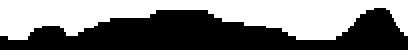
%> input picture FDTD/tube.bmp, 204 x 25 px (shown 2 times larger)
$ octave plot4d.m   (GNU Octave 9; MATLAB toolbox functions it lacks are replaced by stand-ins)
%> lines starting %> are read from the running program, lines starting %| are printed output that depends on the picture; in (x1, y1, x2, y2) boxes, pixels count from 0 and x2, y2 are one past the last pixel; in counts of white or black regions, pixels touching at a corner belong together; the program's own positions count from 1
### FDTD/getK.m
function K = getK()
    img = imread('tube.bmp');
%> img is the input picture: size 25x204 uint8; 49.2% white; 1 white region, box (x1, y1, x2, y2) and area: (0, 0, 204, 20) 2509
    rs = zeros([size(img,2),1]);
    for i = 1:size(img,2)
        rs(i) = sum(0==img(:,i));
    end
%> after the loop, rs = 204 values, max 21 at index 188, min 5 at index 5, mean 12.7
    Courant=sqrt(1/3);             % Courant number
    c=343.5;                   % Speed of sound in air
    roomDims = [3,3,12];        % Room dimensions [Lx, Ly, Lz] in meters
    fs=10000;                  % Sample rate (Hz)
    dt=1/fs;                    % (temporal) sample period
    dx=c*dt/Courant;
    roomDimsD = round(roomDims/dx)+2;    % Room dimensions [Nx,Ny,Nz] in nodes
    K = zeros(roomDimsD);
    mid = 25;
    for i = 1:size(K,3)
        [x y] = getmidpointcircle(mid,mid,rs(i));

        for j = 1:size(x,1)
           if y(j) > mid
               K(x(j),mid:(y(j)-1),i) = 6;
           else
               K(x(j),(y(j)+1):mid,i) = 6;
           end
        end
        for j = 1:size(x,1)
            K(x(j),y(j),i) = 5;
        end
    end
%> this loop made 204 passes
%> (octant_size in getmidpointcircle, n_points in getmidpointcircle, y) on passes 1 to 3: (6, 48, 7), (6, 48, 7), (6, 48, 7)
end

### FDTD/getmidpointcircle.m
function [xc, yc] = getmidpointcircle(x0, y0, radius)
%% GETMIDPOINTCIRCLE return the x,y pixel coordinates of a circle
%
% [x y] = GETMIDPOINTCIRCLE(x0, y0, radius) returns the pixel coordinates
% of the circle centered at pixel position [x0 y0] and of the given integer
% radius. The mid-point circle algorithm is used for computation
% (http://en.wikipedia.org/wiki/Midpoint_circle_algorithm).
%
% This function is aimed at image processing applications, where the
% integer pixel coordinates matter, and for which one pixel cannot be
% missed or duplicated. In that view, using rounded trigonometric
% coordinates generated using cosine calls are inadequate. The mid-point
% circle algorithm is the answer.
%
% Accent is made on performance. We compute in advance the number of point
% that will be generated by the algorithm, to pre-allocate the coordinates
% arrays. I have tried to do this using a MATLAB class implementing the
% iterator pattern, to avoid computing the number of points in advance and
% still be able to iterate over circle points. However, it turned out that
% repeated function calls is extremely expansive, and the class version of
% this function is approximately 1000 times slower. With this function, you
% can get the pixel coordinates of a circle of radius 1000 in 0.16 ms, and
% this time will scale linearly with increasing radius (e.g. it takes
% 0.16 s for a radius of 1 million).
%
% Also, this functions ensure that sorted coordinates are returned. The
% mid-point algorithm normally generates a point for the 8 circles octants
% in one iteration. If they are put in an array in that order, the [x y]
% points will jump from one octant to another. Here, we ensure that they
% are returned in order, starting from the top point, and going clockwise.
%
% EXAMPLE
%
% n_circles = 20;
% color_length = 100;
% image_size = 128;
% max_radius = 20;
%
% I = zeros(image_size, image_size, 3, 'uint8');
% colors = hsv(color_length);
%
% for i = 1 : n_circles
%
%     x0 = round( image_size * rand);
%     y0 = round( image_size * rand);
%     radius = round( max_radius * rand );
%
%     [x y] = getmidpointcircle(x0, y0, radius);
%
%     index = 1 ;
%     for j = 1 : numel(x)
%         xp = x(j);
%         yp = y(j);
%
%         if ( xp < 1 || yp < 1 || xp > image_size || yp > image_size )
%             continue
%         end
%         I(xp, yp, :) = round( 255 * colors(index, :) );
%         index = index + 1;
%         if index > color_length
%             index = 1;
%         end
%     end
%
% end
%
% imshow(I, []);
%
%
% Jean-Yves Tinevez <jeanyves.tinevez@gmail.com> - Nov 2011 - Feb 2012

    % Compute first the number of points
     octant_size = floor((sqrt(2)*(radius-1)+4)/2);
     n_points = 8 * octant_size;

     % Iterate a second time, and this time retrieve coordinates.
     % We "zig-zag" through indices, so that we reconstruct a continuous
     % set of of x,y coordinates, starting from the top of the circle.

     xc = NaN(n_points, 1);
     yc = NaN(n_points, 1);

     x = 0;
     y = radius;
     f = 1 - radius;
     dx = 1;
     dy = - 2 * radius;

     % Store

     % 1 octant
     xc(1) = x0 + x;
     yc(1) = y0 + y;

    % 2nd octant
     xc(8 * octant_size) = x0 - x;
     yc(8 * octant_size) = y0 + y;

     % 3rd octant
     xc(4 * octant_size) = x0 + x;
     yc(4 * octant_size) = y0 - y;

     % 4th octant
     xc(4 * octant_size + 1) = x0 - x;
     yc(4 * octant_size + 1) = y0 - y;

     % 5th octant
     xc(2 * octant_size) = x0 + y;
     yc(2 * octant_size) = y0 + x;

     % 6th octant
     xc(6 * octant_size + 1) = x0 - y;
     yc(6 * octant_size + 1) = y0 + x;

     % 7th octant
     xc(2 * octant_size + 1) = x0 + y;
     yc(2 * octant_size + 1) = y0 - x;

     % 8th octant
     xc(6 * octant_size) = x0 - y;
     yc(6 * octant_size) = y0 - x;


     for i = 2 : n_points/8

         % We update x & y
         if f > 0
             y = y - 1;
             dy = dy + 2;
             f = f + dy;
         end
         x = x + 1;
         dx = dx + 2;
         f = f + dx;

         % 1 octant
         xc(i) = x0 + x;
         yc(i) = y0 + y;

         % 2nd octant
         xc(8 * octant_size - i + 1) = x0 - x;
         yc(8 * octant_size - i + 1) = y0 + y;

         % 3rd octant
         xc(4 * octant_size - i + 1) = x0 + x;
         yc(4 * octant_size - i + 1) = y0 - y;

         % 4th octant
         xc(4 * octant_size + i) = x0 - x;
         yc(4 * octant_size + i) = y0 - y;

         % 5th octant
         xc(2 * octant_size - i + 1) = x0 + y;
         yc(2 * octant_size - i + 1) = y0 + x;

         % 6th octant
         xc(6 * octant_size + i) = x0 - y;
         yc(6 * octant_size + i) = y0 + x;

         % 7th octant
         xc(2 * octant_size + i) = x0 + y;
         yc(2 * octant_size + i) = y0 - x;

         % 8th octant
         xc(6 * octant_size - i + 1) = x0 - y;
         yc(6 * octant_size - i + 1) = y0 - x;

     end

end

### FDTD/plot4d.m

KK = getK();
z = find(KK==0);
%> z = 422676 values from 1 to 551616
KK(z) = NaN;
z = find(KK==6);
%> z = 114220 values from 959 to 550499
KK(z) = NaN;

[X,Y,Z] = ndgrid(1:size(KK,1), 1:size(KK,2), 1:size(KK,3));
pointsize = 30;
nonans = ~isnan(KK);
scatter3(X(nonans), Y(nonans), Z(nonans), pointsize, KK(nonans));
xlim([0 250])
ylim([0 250])
zlim([0 250])
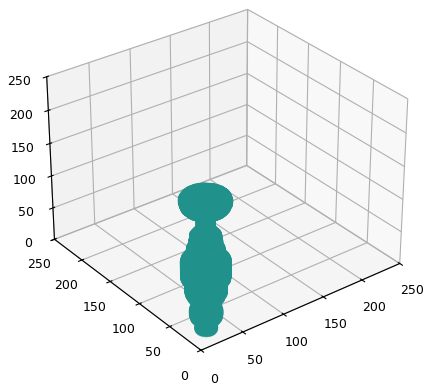
%> figure redrawn from the program's plot data
% slice(KK, [], [], 1:10:size(KK,3));
% shading  interp

%view Cross-section
% hold on; [X Z] = meshgrid(0:52,0:204);surf(X,X,Z);

%view Longitudinal -section
% hold on; [X Y] = meshgrid(0:52,0:52);F = 25*ones(size(X));surf(X,Y,F);
